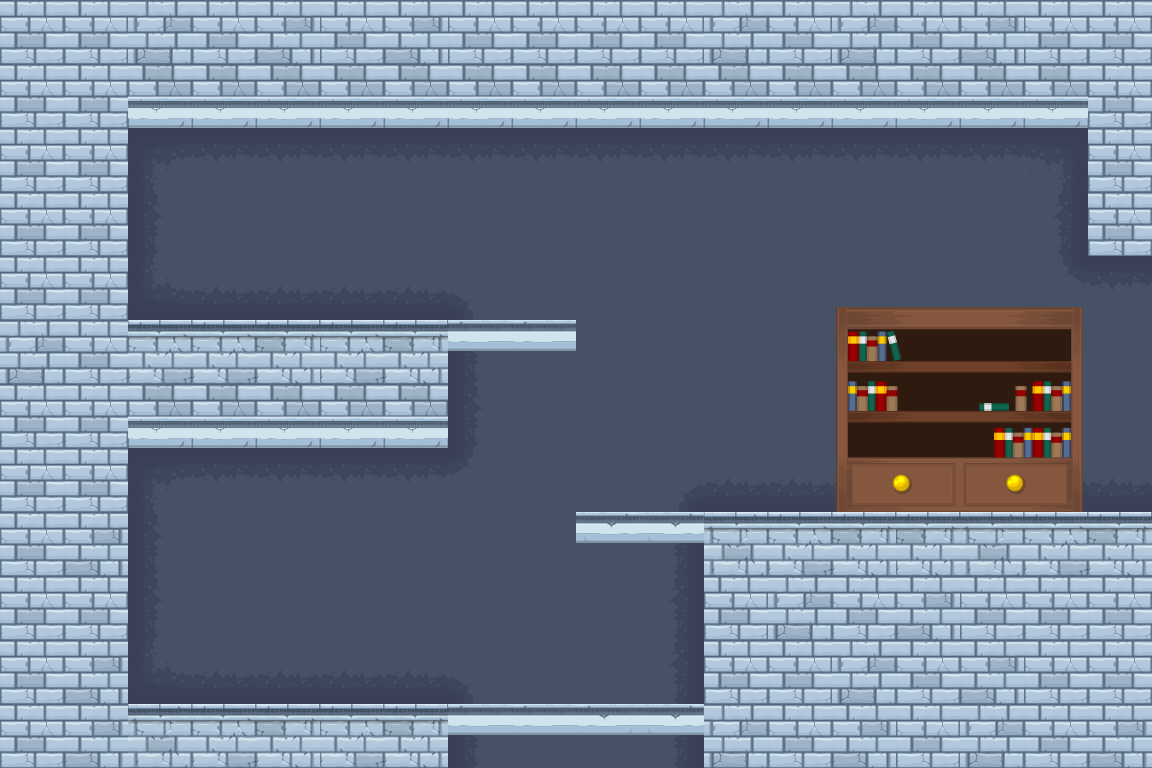

A 2D game scene composited from a Tiled map and its tileset images. What follows is a short description and the map's XML, with every tile layer's data as written:
An orthogonal 18x12 tile map with 64x64 px tiles, 2 tile layers (Слой тайлов 1, Слой тайлов 2), 2 tilesets and 10 objects.

<map version="1.0" orientation="orthogonal" renderorder="right-down" width="18" height="12" tilewidth="64" tileheight="64" nextobjectid="11">
 <properties>
  <property name="Down" value="Yes" />
  <property name="Height" value="768" />
  <property name="Right" value="Yes" />
  <property name="Width" value="1152" />
 </properties>
 <tileset firstgid="1" name="tiles" tilewidth="64" tileheight="64" tilecount="105" columns="15">
  <image source="tiles.png" width="989" height="450" />
 </tileset>
 <tileset firstgid="106" name="items" tilewidth="64" tileheight="64" tilecount="400" columns="20">
  <image source="items.png" width="1280" height="1280" />
 </tileset>
 <layer name="Слой тайлов 1" width="18" height="12">
  <data encoding="csv">
19,19,18,19,20,19,20,19,19,19,19,18,19,18,19,20,19,19,
19,19,64,64,64,64,64,64,64,64,64,64,64,64,64,64,64,19,
19,19,9,10,10,10,10,10,10,10,10,10,10,10,10,10,11,19,
19,19,24,25,25,25,25,25,25,25,25,25,25,25,25,25,26,19,
19,19,39,40,40,40,40,15,25,25,25,25,25,25,25,25,43,10,
18,19,4,4,5,4,5,24,25,25,25,25,25,25,25,25,25,25,
19,19,64,64,64,64,64,24,25,25,25,25,25,25,25,25,25,25,
19,19,9,10,10,10,10,45,25,25,13,40,40,40,40,40,40,40,
19,20,24,25,25,25,25,25,25,25,26,3,4,5,5,3,4,5,
19,19,24,25,25,25,25,25,25,25,26,19,18,19,20,19,19,19,
19,20,39,40,40,40,40,15,25,25,26,19,19,18,19,20,19,19,
19,20,3,4,5,4,5,24,25,25,26,18,19,20,19,18,19,20
</data>
 </layer>
 <layer name="Слой тайлов 2" width="18" height="12">
  <data encoding="csv">
0,0,0,0,0,0,0,0,0,0,0,0,0,0,0,0,0,0,
0,0,0,0,0,0,0,0,0,0,0,0,0,0,0,0,0,0,
0,0,0,0,0,0,0,0,0,0,0,0,0,0,0,0,0,0,
0,0,0,0,0,0,0,0,0,0,0,0,0,0,0,0,0,0,
0,0,0,0,0,0,0,0,0,0,0,0,0,292,293,294,295,0,
0,0,0,0,0,0,0,103,103,0,0,0,0,312,313,314,315,0,
0,0,0,0,0,0,0,0,0,0,0,0,0,332,333,334,335,0,
0,0,0,0,0,0,0,0,0,0,0,0,0,352,353,354,355,0,
0,0,0,0,0,0,0,0,0,105,105,0,0,0,0,0,0,0,
0,0,0,0,0,0,0,0,0,0,0,0,0,0,0,0,0,0,
0,0,0,0,0,0,0,0,0,0,0,0,0,0,0,0,0,0,
0,0,0,0,0,0,0,103,103,104,105,0,0,0,0,0,0,0
</data>
 </layer>
 <objectgroup name="ground">
  <object id="1" x="448" y="768">
   <polyline points="0,0 0,-64 -320,-64 -320,-320 0,-320 0,-448 -320,-448 -320,-640 640,-640 640,-512 896,-512 896,-256 256,-256 256,0" />
  </object>
 </objectgroup>
 <objectgroup name="platform">
  <object id="2" x="448" y="320" width="128.381" height="28.0834" />
  <object id="3" x="576" y="512" width="128.622" height="29.1499" />
  <object id="4" x="448" y="704" width="255.213" height="28.8072" />
 </objectgroup>
 <objectgroup name="chest">
  <object id="5" x="192" y="256" width="64" height="64" />
 </objectgroup>
 <objectgroup name="door">
  <object id="6" x="192" y="640" width="64" height="64" />
 </objectgroup>
 <objectgroup name="torch">
  <object id="7" x="576" y="192" width="192" height="128" />
 </objectgroup>
 <objectgroup name="groundEnemy">
  <object id="8" x="768" y="448" width="64" height="64" />
  <object id="9" x="320" y="640" width="64" height="64" />
 </objectgroup>
 <objectgroup name="flyingEnemy">
  <object id="10" x="192" y="128" width="64" height="64" />
 </objectgroup>
</map>
